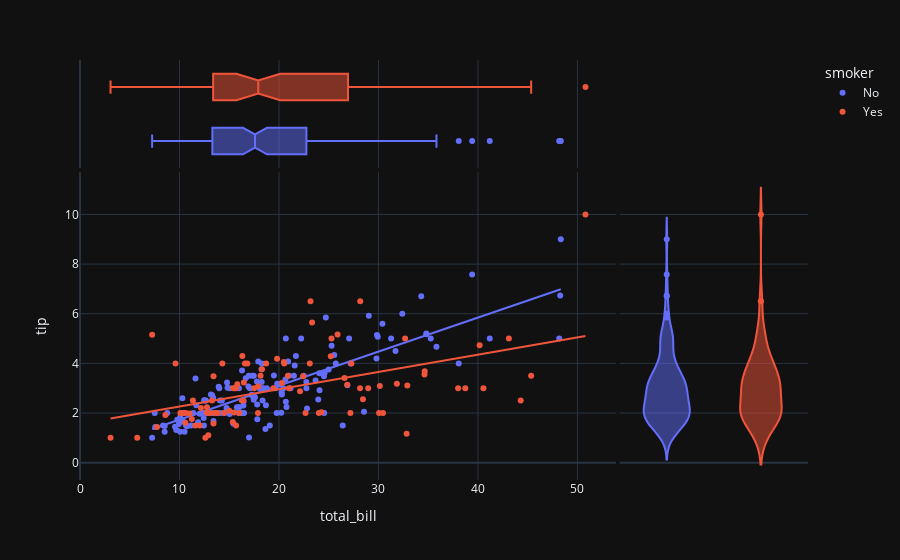

The notebook cell saved with this chart:
### Code cell
# import library px
import plotly.express as px
# dataset
df = px.data.tips()
# plot
fig = px.scatter(df, x="total_bill", y="tip", color="smoker", marginal_y="violin", marginal_x="box", trendline="ols")
# show plot
fig.show()

### Figure 1 — Plotly figure (JSON) as saved in the notebook; plotly's stock layout.template omitted (floating-point values rounded to 4 significant figures; data arrays with more than 128 entries replaced by an {"elided": "..."} marker saying what was removed)
{"data": [{"hovertemplate": "smoker=No<br>total_bill=%{x}<br>tip=%{y}<extra></extra>", "legendgroup": "No", "marker": {"color": "#636efa", "symbol": "circle"}, "mode": "markers", "name": "No", "orientation": "v", "showlegend": true, "type": "scatter", "x": {"elided": "151 float values"}, "xaxis": "x", "y": {"elided": "151 float values"}, "yaxis": "y"}, {"alignmentgroup": "True", "hovertemplate": "smoker=No<br>total_bill=%{x}<extra></extra>", "legendgroup": "No", "marker": {"color": "#636efa", "symbol": "circle"}, "name": "No", "notched": true, "offsetgroup": "No", "showlegend": false, "type": "box", "x": {"elided": "151 float values"}, "xaxis": "x3", "yaxis": "y3"}, {"alignmentgroup": "True", "hovertemplate": "smoker=No<br>tip=%{y}<extra></extra>", "legendgroup": "No", "marker": {"color": "#636efa", "symbol": "circle"}, "name": "No", "offsetgroup": "No", "scalegroup": "y", "showlegend": false, "type": "violin", "xaxis": "x2", "y": {"elided": "151 float values"}, "yaxis": "y2"}, {"hovertemplate": "<b>OLS trendline</b><br>tip = 0.137156 * total_bill + 0.360069<br>R<sup>2</sup>=0.675984<br><br>smoker=No<br>total_bill=%{x}<br>tip=%{y} <b>(trend)</b><extra></extra>", "legendgroup": "No", "marker": {"color": "#636efa", "symbol": "circle"}, "mode": "lines", "name": "No", "showlegend": false, "type": "scatter", "x": {"elided": "151 float values"}, "xaxis": "x", "y": {"elided": "151 float values"}, "yaxis": "y"}, {"hovertemplate": "smoker=Yes<br>total_bill=%{x}<br>tip=%{y}<extra></extra>", "legendgroup": "Yes", "marker": {"color": "#EF553B", "symbol": "circle"}, "mode": "markers", "name": "Yes", "orientation": "v", "showlegend": true, "type": "scatter", "x": [38.01, 11.24, 20.29, 13.81, 11.02, 18.29, 3.07, 15.01, 26.86, 25.28, 17.92, 19.44, 32.68, 28.97, 5.75, 16.32, 40.17, 27.28, 12.03, 21.01, 11.35, 15.38, 44.3, 22.42, 15.36, 20.49, 25.21, 14.31, 16.0, 17.51, 10.59, 10.63, 50.81, 15.81, 7.25, 31.85, 16.82, 32.9, 17.89, 14.48, 9.6, 34.63, 34.65, 23.33, 45.35, 23.17, 40.55, 20.9, 30.46, 18.15, 23.1, 15.69, 19.81, 28.44, 15.48, 16.58, 10.34, 43.11, 13.0, 13.51, 18.71, 12.74, 13.0, 16.4, 20.53, 16.47, 26.59, 38.73, 24.27, 12.76, 30.06, 25.89, 13.27, 28.17, 12.9, 28.15, 11.59, 7.74, 30.14, 12.16, 13.42, 8.58, 13.42, 16.27, 10.09, 22.12, 24.01, 15.69, 15.53, 12.6, 32.83, 27.18, 22.67], "xaxis": "x", "y": [3.0, 1.76, 3.21, 2.0, 1.98, 3.76, 1.0, 2.09, 3.14, 5.0, 3.08, 3.0, 5.0, 3.0, 1.0, 4.3, 4.73, 4.0, 1.5, 3.0, 2.5, 3.0, 2.5, 3.48, 1.64, 4.06, 4.29, 4.0, 2.0, 3.0, 1.61, 2.0, 10.0, 3.16, 5.15, 3.18, 4.0, 3.11, 2.0, 2.0, 4.0, 3.55, 3.68, 5.65, 3.5, 6.5, 3.0, 3.5, 2.0, 3.5, 4.0, 1.5, 4.19, 2.56, 2.02, 4.0, 2.0, 5.0, 2.0, 2.0, 4.0, 2.01, 2.0, 2.5, 4.0, 3.23, 3.41, 3.0, 2.03, 2.23, 2.0, 5.16, 2.5, 6.5, 1.1, 3.0, 1.5, 1.44, 3.09, 2.2, 3.48, 1.92, 1.58, 2.5, 2.0, 2.88, 2.0, 3.0, 3.0, 1.0, 1.17, 2.0, 2.0], "yaxis": "y"}, {"alignmentgroup": "True", "hovertemplate": "smoker=Yes<br>total_bill=%{x}<extra></extra>", "legendgroup": "Yes", "marker": {"color": "#EF553B", "symbol": "circle"}, "name": "Yes", "notched": true, "offsetgroup": "Yes", "showlegend": false, "type": "box", "x": [38.01, 11.24, 20.29, 13.81, 11.02, 18.29, 3.07, 15.01, 26.86, 25.28, 17.92, 19.44, 32.68, 28.97, 5.75, 16.32, 40.17, 27.28, 12.03, 21.01, 11.35, 15.38, 44.3, 22.42, 15.36, 20.49, 25.21, 14.31, 16.0, 17.51, 10.59, 10.63, 50.81, 15.81, 7.25, 31.85, 16.82, 32.9, 17.89, 14.48, 9.6, 34.63, 34.65, 23.33, 45.35, 23.17, 40.55, 20.9, 30.46, 18.15, 23.1, 15.69, 19.81, 28.44, 15.48, 16.58, 10.34, 43.11, 13.0, 13.51, 18.71, 12.74, 13.0, 16.4, 20.53, 16.47, 26.59, 38.73, 24.27, 12.76, 30.06, 25.89, 13.27, 28.17, 12.9, 28.15, 11.59, 7.74, 30.14, 12.16, 13.42, 8.58, 13.42, 16.27, 10.09, 22.12, 24.01, 15.69, 15.53, 12.6, 32.83, 27.18, 22.67], "xaxis": "x3", "yaxis": "y3"}, {"alignmentgroup": "True", "hovertemplate": "smoker=Yes<br>tip=%{y}<extra></extra>", "legendgroup": "Yes", "marker": {"color": "#EF553B", "symbol": "circle"}, "name": "Yes", "offsetgroup": "Yes", "scalegroup": "y", "showlegend": false, "type": "violin", "xaxis": "x2", "y": [3.0, 1.76, 3.21, 2.0, 1.98, 3.76, 1.0, 2.09, 3.14, 5.0, 3.08, 3.0, 5.0, 3.0, 1.0, 4.3, 4.73, 4.0, 1.5, 3.0, 2.5, 3.0, 2.5, 3.48, 1.64, 4.06, 4.29, 4.0, 2.0, 3.0, 1.61, 2.0, 10.0, 3.16, 5.15, 3.18, 4.0, 3.11, 2.0, 2.0, 4.0, 3.55, 3.68, 5.65, 3.5, 6.5, 3.0, 3.5, 2.0, 3.5, 4.0, 1.5, 4.19, 2.56, 2.02, 4.0, 2.0, 5.0, 2.0, 2.0, 4.0, 2.01, 2.0, 2.5, 4.0, 3.23, 3.41, 3.0, 2.03, 2.23, 2.0, 5.16, 2.5, 6.5, 1.1, 3.0, 1.5, 1.44, 3.09, 2.2, 3.48, 1.92, 1.58, 2.5, 2.0, 2.88, 2.0, 3.0, 3.0, 1.0, 1.17, 2.0, 2.0], "yaxis": "y2"}, {"hovertemplate": "<b>OLS trendline</b><br>tip = 0.0695902 * total_bill + 1.56427<br>R<sup>2</sup>=0.238357<br><br>smoker=Yes<br>total_bill=%{x}<br>tip=%{y} <b>(trend)</b><extra></extra>", "legendgroup": "Yes", "marker": {"color": "#EF553B", "symbol": "circle"}, "mode": "lines", "name": "Yes", "showlegend": false, "type": "scatter", "x": [3.07, 5.75, 7.25, 7.74, 8.58, 9.6, 10.09, 10.34, 10.59, 10.63, 11.02, 11.24, 11.35, 11.59, 12.03, 12.16, 12.6, 12.74, 12.76, 12.9, 13.0, 13.0, 13.27, 13.42, 13.42, 13.51, 13.81, 14.31, 14.48, 15.01, 15.36, 15.38, 15.48, 15.53, 15.69, 15.69, 15.81, 16.0, 16.27, 16.32, 16.4, 16.47, 16.58, 16.82, 17.51, 17.89, 17.92, 18.15, 18.29, 18.71, 19.44, 19.81, 20.29, 20.49, 20.53, 20.9, 21.01, 22.12, 22.42, 22.67, 23.1, 23.17, 23.33, 24.01, 24.27, 25.21, 25.28, 25.89, 26.59, 26.86, 27.18, 27.28, 28.15, 28.17, 28.44, 28.97, 30.06, 30.14, 30.46, 31.85, 32.68, 32.83, 32.9, 34.63, 34.65, 38.01, 38.73, 40.17, 40.55, 43.11, 44.3, 45.35, 50.81], "xaxis": "x", "y": [1.778, 1.964, 2.069, 2.103, 2.161, 2.232, 2.266, 2.284, 2.301, 2.304, 2.331, 2.346, 2.354, 2.371, 2.401, 2.41, 2.441, 2.451, 2.452, 2.462, 2.469, 2.469, 2.488, 2.498, 2.498, 2.504, 2.525, 2.56, 2.572, 2.609, 2.633, 2.635, 2.642, 2.645, 2.656, 2.656, 2.664, 2.678, 2.697, 2.7, 2.706, 2.71, 2.718, 2.735, 2.783, 2.809, 2.811, 2.827, 2.837, 2.866, 2.917, 2.943, 2.976, 2.99, 2.993, 3.019, 3.026, 3.104, 3.124, 3.142, 3.172, 3.177, 3.188, 3.235, 3.253, 3.319, 3.324, 3.366, 3.415, 3.433, 3.456, 3.463, 3.523, 3.525, 3.543, 3.58, 3.656, 3.662, 3.684, 3.781, 3.838, 3.849, 3.854, 3.974, 3.976, 4.209, 4.26, 4.36, 4.386, 4.564, 4.647, 4.72, 5.1], "yaxis": "y"}], "layout": {"legend": {"title": {"text": "smoker"}, "tracegroupgap": 0}, "margin": {"t": 60}, "xaxis": {"anchor": "y", "domain": [0.0, 0.7363], "title": {"text": "total_bill"}}, "xaxis2": {"anchor": "y2", "domain": [0.7413, 1.0], "matches": "x2", "showgrid": false, "showline": false, "showticklabels": false, "ticks": ""}, "xaxis3": {"anchor": "y3", "domain": [0.0, 0.7363], "matches": "x", "showgrid": true, "showticklabels": false}, "xaxis4": {"anchor": "y4", "domain": [0.7413, 1.0], "matches": "x2", "showgrid": false, "showline": false, "showticklabels": false, "ticks": ""}, "yaxis": {"anchor": "x", "domain": [0.0, 0.7326], "title": {"text": "tip"}}, "yaxis2": {"anchor": "x2", "domain": [0.0, 0.7326], "matches": "y", "showgrid": true, "showticklabels": false}, "yaxis3": {"anchor": "x3", "domain": [0.7426, 1.0], "matches": "y3", "showgrid": false, "showline": false, "showticklabels": false, "ticks": ""}, "yaxis4": {"anchor": "x4", "domain": [0.7426, 1.0], "matches": "y3", "showgrid": true, "showline": false, "showticklabels": false, "ticks": ""}}}
